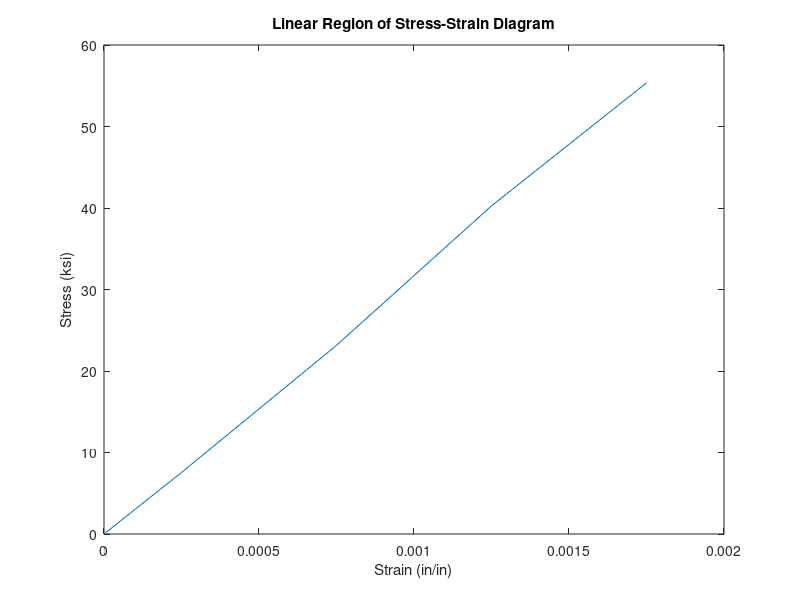

This figure's MATLAB source: (Note: this script raises an error after producing the figure.)
% EGS 204 Strength of Materials Project
% 
% --- Given info ---
% 
% * Initialize elongation as a list; units of [in].
elongation = [0, 0.0005, 0.0015, 0.0025, 0.0035, 0.0050, 0.0080, 0.0200, 0.0400, 0.1000, 0.2800, 0.4000, 0.4600]
% (Despite being shown as the 2nd column, elongation will be processed first 
% because strain is on the x-axis.)
% * Initialize gage length
l_0 = 2.00 % units of [in]
% * Compute strain, as a list:
strain = elongation/l_0 % unitless, or [in/in]
% This is the 
% 
% * Initialize load as a list; units of [kip]:
load = [0, 1.50, 4.60, 8.00, 11.00, 11.80, 11.80, 12.00, 16.60, 20.00, 21.50, 19.50, 18.50]
% * Initialize diameter:
d = 0.503 % units of [in]
% Compute radius:
r = d/2 % units of [in]
% Compute cross section area:
A = pi*r^2 % units of [in^2]; `pi` is a preset constant in MATLAB
% Compute stress, as a list:
stress = load/A % units of [ksi]
% 
% --- Plotting stress-strain diagrams ---
% 
% # The Whole Strain-Stress Diagram
% * First, plot the whole strain vs. stress diagram: 
plot(strain, stress)
xlabel('Strain (in/in)')
ylabel('Stress (ksi)')
title('Stress-Strain Diagram for Steel Specimen')
% 
% # The Linear Part of the Strain-Stress Diagram
% * Second, plot the linear section of the strain vs. stress diagram:
% Initialize linear strain:
strain_linear = strain(1:5) % still units of [in/in], or unitless
% Initalize linear stress:
stress_linear = stress(1:5) % still units of [ksi]
% (By visual inspection, it was determined that the first 5 data points were 
% linear - so, linear strain and linear stress lists are initialized.)
% 
% Plot the linear portion of the strain-stress diagram:
plot(strain_linear, stress_linear)
xlabel('Strain (in/in)')
ylabel('Stress (ksi)')
title('Linear Region of Stress-Strain Diagram')
% 
% (Linear regression)
[r,m,b] = regression(strain_linear,stress_linear)
% `m` is the slope of the linear regression over the linear portion of the 
% stress-strain diagram.
%
% * Display the answer:
fprintf("The modulus of elasticity E is %3.3f [ksi].", m)
% The answer for E should be: 32.0e3 [ksi].
